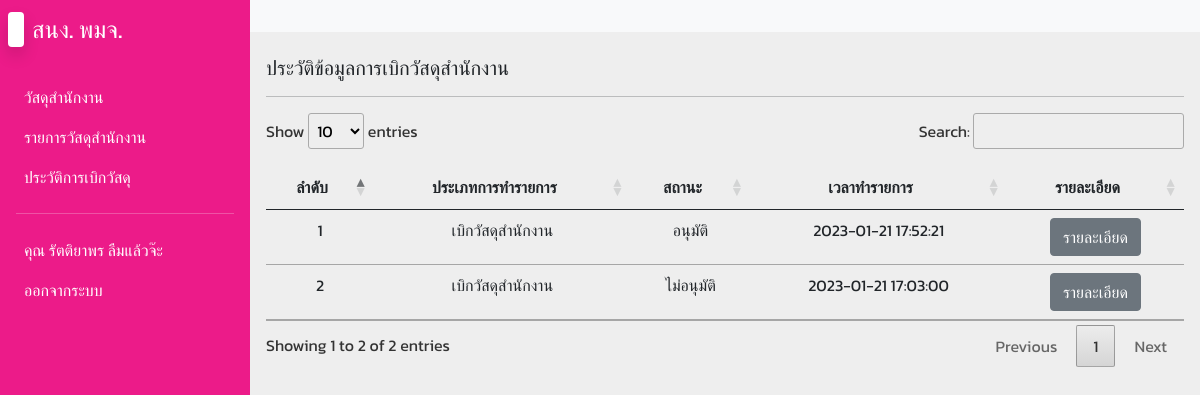
The app's page /history.php (signed in) with its own data.
### tables this page shows
CREATE TABLE `transfer` (
  `t_id` int(11) NOT NULL,
  `t_type` int(11) NOT NULL,
  `stat_id` int(11) NOT NULL,
  `emp_id` int(11) NOT NULL,
  `t_datetime` timestamp NOT NULL DEFAULT current_timestamp()
);

### history.php (the view, shortened to what this page needs)
<?php
include('config/db.php');
?>
<!DOCTYPE html>
<html lang="en">
<head>
  <link rel="stylesheet" href="css/bootstrap.min.css">
  <link rel="stylesheet" href="css/fonts.css">
  <link rel="stylesheet" href="css/styles.css">
  <link rel="stylesheet" href="css/jquery.dataTables.min.css">
  <link rel="stylesheet" href="css/all.min.css">
  <link rel="stylesheet" href="css/fontawesome.min.css">
</head>
<body>
  <div class="main-container d-flex">
    <div class="sidebar" id="side_nav">
      <div class="header-box px-2 pt-3 pb-4 d-flex justify-content-between">
        <h1 class="fs-4"><span class="bg-white text-dark rounded shadow px-2 me-2"></span><span class="text-white">สนง. พมจ.</span></h1>
      </div>
      <?php include('includes/menuSidebar.inc.php'); ?>
    </div>
    <div class="content">
      <nav class="navbar navbar-expand-md navbar-light bg-light">
        <div class="container-fluid">
          <div class="collapse navbar-collapse justify-content-end" id="navbarSupportedContent">
            <ul class="navbar-nav mb-2 mb-lg-0">
              <li class="nav-item">
                <a class="nav-link active" aria-current="page" href="#"></a>
              </li>
            </ul>
          </div>
        </div>
      </nav>
    <div class="dashboard-content px-3 pt-4">
      <h2 class="fs-5"> ประวัติข้อมูลการเบิกวัสดุสำนักงาน</h2>
      <hr>
      <table class="table" id="myTable">
        <thead>
          <th class="text-center">ลำดับ</th>
          <th class="text-center">ประเภทการทำรายการ</th>
          <th class="text-center">สถานะ</th>
          <th class="text-center">เวลาทำรายการ</th>
          <th class="text-center">รายละเอียด</th>
        </thead>
        <tbody>
          <?php
          $emp_id = $_SESSION['emp_id'];
          $i = 0;
          $sql = "SELECT * FROM `transfer` INNER JOIN status ON transfer.stat_id = status.stat_id WHERE transfer.emp_id = $emp_id ORDER BY transfer.t_id DESC";
          $query = mysqli_query($conn, $sql);
          while($row = mysqli_fetch_array($query)) {
            $i++;
          ?>
          <tr class="text-center">
            <td><?= $i; ?></td>
            <td>
              <?php if($row['t_type'] == 1) {
                echo 'เบิกวัสดุสำนักงาน';
              } else {
                echo 'นำเข้า';
              } ?>
            </td>
            <td>
            <?php if($row['stat_status'] == 2) {
                echo 'อนุมัติ';
              } else if($row['stat_status'] == 1) {
                echo 'รอการอนุมัติ';
              } else {
                echo 'ไม่อนุมัติ';
              } ?>
            </td>
            <td><?= $row['t_datetime']; ?></td>
            <td>
              <a href="history_detail.php?id=<?= $row['t_id']; ?>" class="btn btn-secondary">รายละเอียด</a>
            </td>
          </tr>
          <?php } ?>
        </tbody>
      </table>
    </div>
    <br><br><br>
  </div>
</body>
</html>

### css/styles.css (style rules this page uses)
body { background-color: #eee; }
#side_nav { background: #EC1B89; min-width: 250px; max-width: 250px; transition: all 0.3s; }
.content { min-height: 100vh; width: 100%; }

### records on screen
transfer: t_type "เบิกวัสดุสำนักงาน", shows "อนุมัติ", t_datetime "2023-01-21 17:52:21"
transfer: t_type "เบิกวัสดุสำนักงาน", shows "ไม่อนุมัติ", t_datetime "2023-01-21 17:03:00"

### other values on screen
$_SESSION['emp_fname'] "รัตติยาพร"
$_SESSION['emp_lname'] "ลืมแล้วจ๊ะ"
